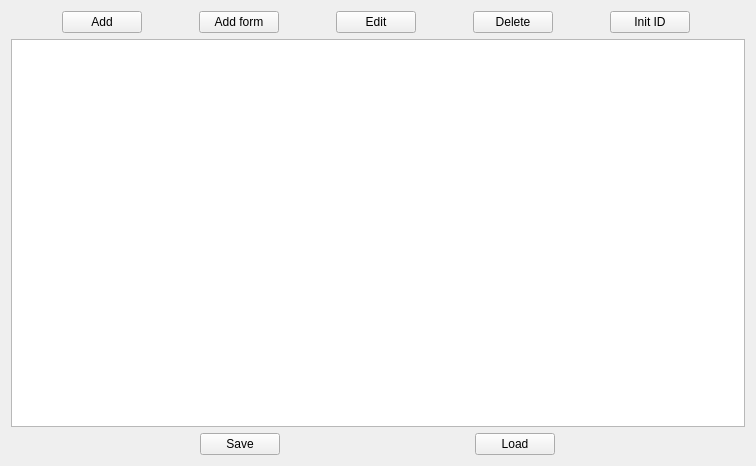
<?xml version="1.0" encoding="UTF-8"?>
<ui version="4.0">
 <class>MainWindow</class>
 <widget class="QMainWindow" name="MainWindow">
  <property name="geometry">
   <rect>
    <x>0</x>
    <y>0</y>
    <width>756</width>
    <height>466</height>
   </rect>
  </property>
  <property name="sizePolicy">
   <sizepolicy hsizetype="Preferred" vsizetype="Preferred">
    <horstretch>0</horstretch>
    <verstretch>0</verstretch>
   </sizepolicy>
  </property>
  <property name="windowTitle">
   <string>MainWindow</string>
  </property>
  <widget class="QWidget" name="centralWidget">
   <property name="sizePolicy">
    <sizepolicy hsizetype="Expanding" vsizetype="Expanding">
     <horstretch>0</horstretch>
     <verstretch>0</verstretch>
    </sizepolicy>
   </property>
   <layout class="QVBoxLayout" name="verticalLayout">
    <item>
     <layout class="QHBoxLayout" name="horizontalLayout">
      <item>
       <widget class="QPushButton" name="addButton">
        <property name="sizePolicy">
         <sizepolicy hsizetype="Fixed" vsizetype="Fixed">
          <horstretch>0</horstretch>
          <verstretch>0</verstretch>
         </sizepolicy>
        </property>
        <property name="text">
         <string>Add</string>
        </property>
       </widget>
      </item>
      <item>
       <widget class="QPushButton" name="addProjectButton">
        <property name="sizePolicy">
         <sizepolicy hsizetype="Fixed" vsizetype="Fixed">
          <horstretch>0</horstretch>
          <verstretch>0</verstretch>
         </sizepolicy>
        </property>
        <property name="text">
         <string>Add form</string>
        </property>
       </widget>
      </item>
      <item>
       <widget class="QPushButton" name="editProjectButton">
        <property name="sizePolicy">
         <sizepolicy hsizetype="Fixed" vsizetype="Fixed">
          <horstretch>0</horstretch>
          <verstretch>0</verstretch>
         </sizepolicy>
        </property>
        <property name="text">
         <string>Edit</string>
        </property>
       </widget>
      </item>
      <item>
       <widget class="QPushButton" name="deleteButton">
        <property name="sizePolicy">
         <sizepolicy hsizetype="Fixed" vsizetype="Fixed">
          <horstretch>0</horstretch>
          <verstretch>0</verstretch>
         </sizepolicy>
        </property>
        <property name="text">
         <string>Delete</string>
        </property>
       </widget>
      </item>
      <item>
       <widget class="QPushButton" name="initButton">
        <property name="sizePolicy">
         <sizepolicy hsizetype="Fixed" vsizetype="Fixed">
          <horstretch>0</horstretch>
          <verstretch>0</verstretch>
         </sizepolicy>
        </property>
        <property name="text">
         <string>Init ID</string>
        </property>
       </widget>
      </item>
     </layout>
    </item>
    <item>
     <widget class="QTableView" name="tableView"/>
    </item>
    <item>
     <layout class="QHBoxLayout" name="horizontalLayout_2">
      <item>
       <widget class="QPushButton" name="saveButton">
        <property name="sizePolicy">
         <sizepolicy hsizetype="Fixed" vsizetype="Fixed">
          <horstretch>0</horstretch>
          <verstretch>0</verstretch>
         </sizepolicy>
        </property>
        <property name="text">
         <string>Save</string>
        </property>
       </widget>
      </item>
      <item>
       <widget class="QPushButton" name="loadButton">
        <property name="sizePolicy">
         <sizepolicy hsizetype="Fixed" vsizetype="Fixed">
          <horstretch>0</horstretch>
          <verstretch>0</verstretch>
         </sizepolicy>
        </property>
        <property name="text">
         <string>Load</string>
        </property>
       </widget>
      </item>
     </layout>
    </item>
   </layout>
  </widget>
 </widget>
 <layoutdefault spacing="6" margin="11"/>
 <resources/>
 <connections/>
</ui>
